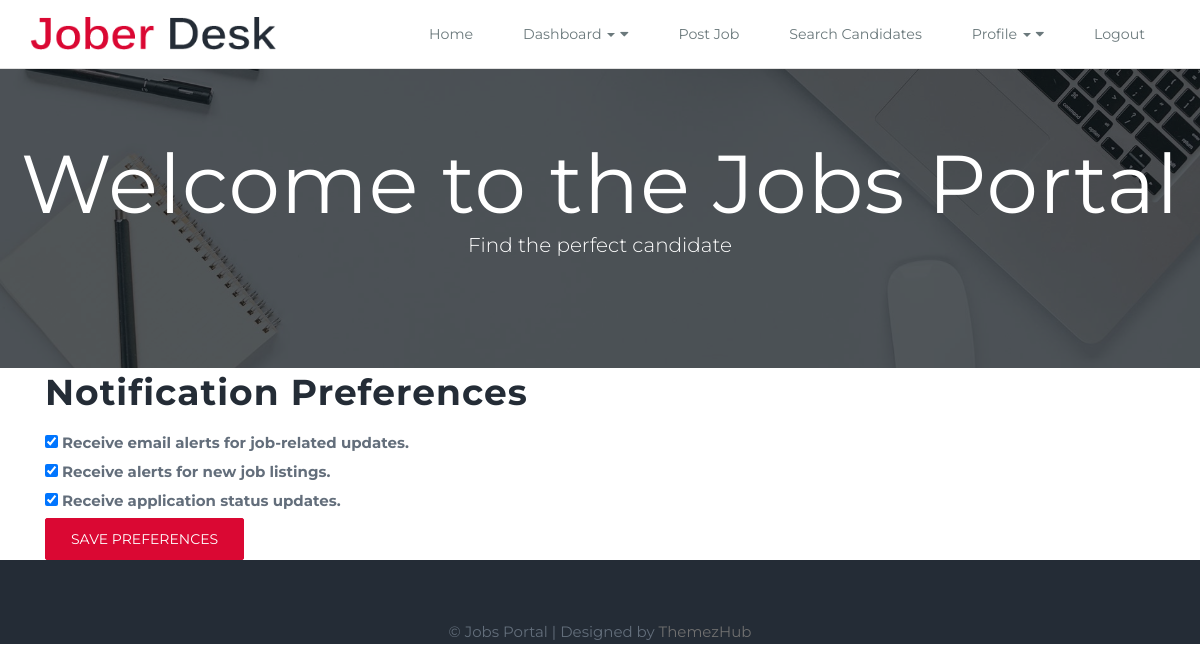
The app's page /jobs/recruiter-notifications/ (signed in) with its own data.
### adminpanel/models.py (models this page shows)
class NotificationPreference(models.Model):
    user = models.OneToOneField(settings.AUTH_USER_MODEL, on_delete=models.CASCADE, related_name='notification_preference')
    email_alerts = models.BooleanField(default=True, help_text="Receive email alerts for job-related updates.")
    new_job_alerts = models.BooleanField(default=True, help_text="Receive alerts for new job listings.")
    application_status_updates = models.BooleanField(default=True, help_text="Receive application status updates.")

### jobs/views.py (the view)
# urls.py: path('recruiter-notifications/', views.recruiter_notifications, name='recruiter_notifications'),
@login_required
def recruiter_notifications(request):
    preferences = request.user.notification_preference
    if request.method == "POST":
        preferences.email_alerts = request.POST.get("email_alerts") == "on"
        preferences.new_job_alerts = request.POST.get("new_job_alerts") == "on"
        preferences.application_status_updates = request.POST.get("application_status_updates") == "on"
        preferences.save()
    return render(request, "jobs/recruiter_notifications.html", {"preferences": preferences})

### jobs/templates/jobs/recruiter_notifications.html (shortened to what this page needs)
{% extends 'jobs/jobs_base.html' %}
{% block content %}
<div class="container mt-4">
    <h2 class="mb-4">Notification Preferences</h2>
    <form method="post">
        <div class="form-check">
            <input
                type="checkbox"
                class="form-check-input"
                id="email_alerts"
                name="email_alerts"
                {% if preferences.email_alerts %}checked{% endif %}>
            <label class="form-check-label" for="email_alerts">
                Receive email alerts for job-related updates.
            </label>
        </div>
        <div class="form-check">
            <input
                type="checkbox"
                class="form-check-input"
                id="new_job_alerts"
                name="new_job_alerts"
                {% if preferences.new_job_alerts %}checked{% endif %}>
            <label class="form-check-label" for="new_job_alerts">
                Receive alerts for new job listings.
            </label>
        </div>
        <div class="form-check">
            <input
                type="checkbox"
                class="form-check-input"
                id="application_status_updates"
                name="application_status_updates"
                {% if preferences.application_status_updates %}checked{% endif %}>
            <label class="form-check-label" for="application_status_updates">
                Receive application status updates.
            </label>
        </div>
        <button type="submit" class="btn btn-primary mt-3">Save Preferences</button>
    </form>
</div>
{% endblock %}

### static/css/common.css (style rules this page uses)
html,body { width:100%; height: auto; margin:0; padding:0; overflow-x: hidden; }
body { font-family: 'Open Sans', sans-serif; position: relative; font-size:14px; line-height:24px; color:#6f6f6f; }
h1, h2, h3, h4, h5, h6 { color:#3f3f3f; margin:0 0 15px 0; letter-spacing: 1px; font-weight: bold; }
h2 { font-size:36px; line-height:48px; }

### static/css/main.css (style rules this page uses)
body { background:#ffffff; font-family: 'Montserrat', sans-serif; font-size:15px; color:#636e7b; }
h1, h2, h3, h4, h5, h6 { color:#242c36; margin: 0 0 15px 0; letter-spacing: 1px; font-weight: bold; }
.btn-primary, .btn-primary:hover, .btn-primary:focus, .btn-primary.focus, .btn-primary:active, .btn-primary.active, .open>.dropdown-toggle.btn-primary { color: #fff; background-color: #da0833; border-color: #da0833; text-transform: uppercase; border-radius: 2px; box-shadow: none; padding: 10px 25px; }

### records on screen
NotificationPreference: email_alerts "☑", new_job_alerts "☑", application_status_updates "☑"
